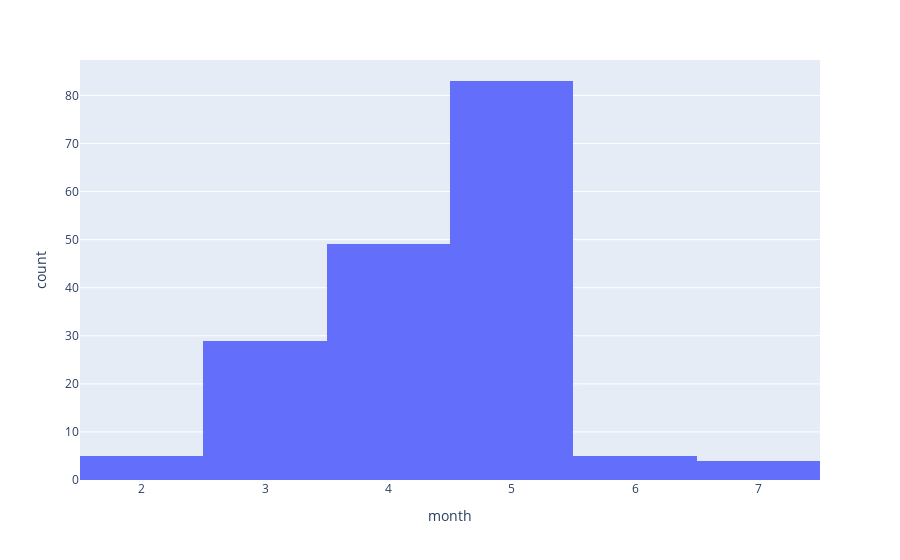

Notebook code for this chart:
### Code cell
key = plants.loc[plants['English name'] == "Wild garlic", 'taxonKey'].values[0]

fig = px.histogram(
    observations[np.logical_and(observations['taxonKey']==key, observations['year']==2024)],
    x='month',     
)

fig.show()

### Figure 1 — Plotly figure (JSON) as saved in the notebook; plotly's stock layout.template omitted (floating-point values rounded to 4 significant figures; data arrays with more than 128 entries replaced by an {"elided": "..."} marker saying what was removed)
{"data": [{"bingroup": "x", "hovertemplate": "month=%{x}<br>count=%{y}<extra></extra>", "legendgroup": "", "marker": {"color": "#636efa", "pattern": {"shape": ""}}, "name": "", "orientation": "v", "showlegend": false, "type": "histogram", "x": {"elided": "175 int values"}, "xaxis": "x", "yaxis": "y"}], "layout": {"barmode": "relative", "legend": {"tracegroupgap": 0}, "margin": {"t": 60}, "xaxis": {"anchor": "y", "domain": [0, 1], "title": {"text": "month"}}, "yaxis": {"anchor": "x", "domain": [0, 1], "title": {"text": "count"}}}}
